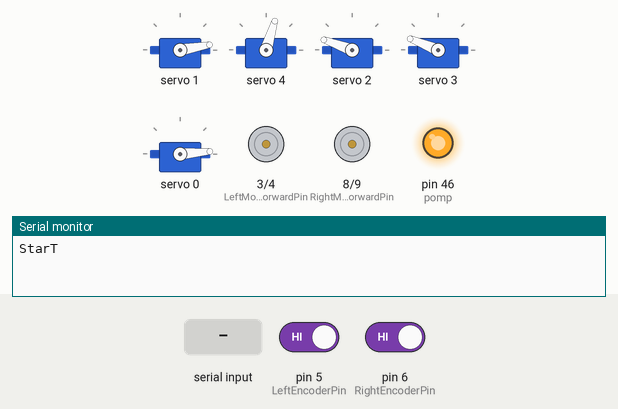
This sketch was run on a simulated Arduino Mega 2560, built with avr-gcc and run on an emulated ATmega2560. On the bench: 5 × servo, motor-driver pin pairs drawn as motors (green arrow = first pin HIGH = forward, orange = second pin HIGH = backward, longer = more drive, scaled by the enable pin), output pins drawn as LEDs (lit = HIGH), the last lines printed to the serial monitor. Inputs (shaded band) come from the test bench; at power-on: pin 5 (LeftEncoderPin) HIGH, pin 6 (RightEncoderPin) HIGH.

Above: at 2.2 s.
2.3 s: "for\n" received over Serial
3.8 s: "veseluha\n" received over Serial
At 5.0 s:
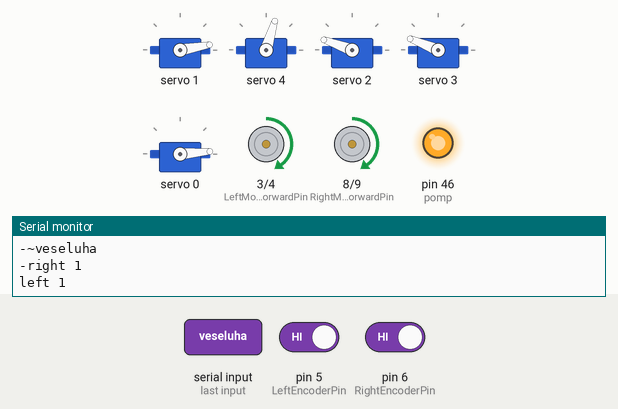
Timing chart, 0 to 6.8 s (numbered marks = the images above; inputs shaded):
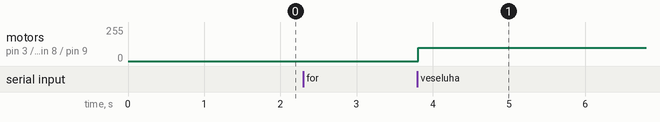

Measured:
- after the input at 3.8 s, motor on pin 3 (LeftMotorForwardPin) / pin 4 (LeftMotorBackwardPin), motor on pin 8 (RightMotorForwardPin) / pin 9 (RightMotorBackwardPin): stopped → forward 100/255 at once

The sketch:

Small_not.ino
```cpp
#include <Wire.h>
#include "PCA9685.h"

int PURPLE = 0;
int YELLOW = 1;

const int SIDE = PURPLE;

char rc;
int L = 0;
int R = 1;

PCA9685 driver;
PCA9685_ServoEvaluator pwmServo(102, 470);

int angles[5] = {0, 0, 0, 0, 0};
int pomp = 46;

#define LeftMotorBackwardPin 4
#define LeftMotorForwardPin 3
#define LeftMotorSpeedPin 2
#define LeftEncoderPin 5
#define RightMotorBackwardPin 9
#define RightMotorForwardPin 8
#define RightMotorSpeedPin 7
#define RightEncoderPin 6

String SUC = "~";  // символ успешного выполнения команды (см. api.py)
String ERR = "|";  // символ ошибки выполнения команды (см. api.py)
String REC = "-";  // символ успешного принятния команды (см. api.py)

void setup() {
  Wire.begin();
  Wire.setClock(400000);
  driver.resetDevices();
  driver.init(B000000);
  driver.setPWMFrequency(50);
  Serial.begin(9600);
  Serial.println("StarT");
  pinMode(pomp, OUTPUT);
  pinMode(LeftMotorForwardPin, OUTPUT);
  pinMode(LeftMotorBackwardPin, OUTPUT);
  pinMode(RightMotorForwardPin, OUTPUT);
  pinMode(RightMotorBackwardPin, OUTPUT);
  pinMode(LeftMotorSpeedPin, OUTPUT);
  pinMode(RightMotorSpeedPin, OUTPUT);
  pinMode(LeftEncoderPin, INPUT_PULLUP);
  pinMode(RightEncoderPin, INPUT_PULLUP);
  Serial.setTimeout(150);

  disablePomp();
  setAngle(1, 45);
  setAngle(4, 10);
  ostrich();

}

/*    Команды представленны в виде имя(параметр1, параметр2)    */

void loop() {
  //опа


  //  String in = "for(100, 100)";
  //  String cmd = split(in, '(', 0);
  //  int param1 = split(split(in, '(', 1), ',', 0).toInt();
  //  int param2 = split(split(split(split(in, '(', 1), ',', 1), ')', 0), ' ', 1).toInt();
  //  go(param1, param2);

  while (Serial.available() > 0) {  // ждём команду
    String in = String(Serial.readStringUntil('\n'));  // считывание строки
    if (in != "") {
      Serial.println(in);
      String cmd = split(in, '(', 0);  // находим имя команды
      if (cmd == "cl") {
        Serial.print(REC);
        Serial.print(SUC);
      } else if (cmd == "for") {
        Serial.print(REC);
        int param1 = split(split(in, '(', 1), ',', 0).toInt();
        int param2 = split(split(split(split(in, '(', 1), ',', 1), ')', 0), ' ', 1).toInt();
        go(param1, param2);
        Serial.print(SUC);
      } else if (cmd == "veseluha") {
        Serial.print(REC);
        veseluha();
        Serial.print(SUC);
      }

      else {
        Serial.print(cmd);
        Serial.print(REC);
        delay(100);
        Serial.print(ERR);
      }
    }
  }
}
```

Communication.ino
```cpp
String split2(String data, char separator, int index) {
  int maxIndex = data.length() - 1;
  int j = 0;
  String chunkVal = "";

  for (int i = 0; i <= maxIndex && j <= index; i++)
  {
    chunkVal.concat(data[i]);

    if (data[i] == separator)
    {
      j++;

      if (j > index)
      {
        chunkVal.trim();
        return chunkVal;
      }

      chunkVal = "";
    }
    else if ((i == maxIndex) && (j < index)) {
      chunkVal = "";
      return chunkVal;
    }
  }
}

String split(String StringToSplit, char SplitChar, int StringPartIndex) {
  StringToSplit += SplitChar;
  String originallyString = StringToSplit;
  String outString = "";
  for (int i1 = 0; i1 <= StringPartIndex; i1++)
  {
    outString = "";
    int SplitIndex = StringToSplit.indexOf(SplitChar);

    if (SplitIndex == -1)
    {
      return outString;
    }
    for (int i2 = 0; i2 < SplitIndex; i2++)
    {
      outString += StringToSplit.charAt(i2);
    }
    StringToSplit = StringToSplit.substring(StringToSplit.indexOf(SplitChar) + 1);
  }
  return outString;
}
```

Manipulator.ino
```cpp
void setAngle_(int servo_id, int angle) {
  driver.setChannelPWM(servo_id, pwmServo.pwmForAngle(angle));
}

void setAngle(int servo_id, int angle, int del) {
  if (del == 0) {
    setAngle_(servo_id, angle);
    angles[servo_id] = angle;
    return;
  }

  int prev = angles[servo_id];
  int curr = angle;

  if (prev < curr) {
    for (int a = prev; a <= curr; ++a) {
      setAngle_(servo_id, a);
      delay(del);
    }
  } else {
    for (int a = prev; a > curr; --a) {
      setAngle_(servo_id, a);
      delay(del);
    }
  }

  angles[servo_id] = curr;
}
void setAngle(int servo_id, int angle) {
  setAngle(servo_id, -angle, 0);
  angles[servo_id] = angle;
}

void startPark() {
  setAngle(1, -30);
  setAngle(2, 20);
  setAngle(3, 80);
  setAngle(4, 60);
}

void park() {
  setAngle(1, -30);
  setAngle(2, 20);
  setAngle(3, 80);
  setAngle(4, 40);
}

void straight() {
  setAngle(0, 0);
  for (int i = 1; i < 5; ++i) {
    setAngle(i, 10);
    delay(10);
  }
}

void enablePomp() {
  digitalWrite(pomp, LOW);
}

void disablePomp() {
  digitalWrite(pomp, HIGH);
}

void ostrich() {  // спрятал голову в песок
  setAngle(1, 75);
  setAngle(2, -80);
  setAngle(3, -78);
  delay(1000);
  setAngle(0, 80);
}

void smeh () {
  setAngle(0, 0);
  delay(500);
  setAngle(3, 60);
  delay(500);
  setAngle(4, -90);
  delay(500);
  setAngle(2, 90);
  delay(500);
  setAngle(1, -35);
  delay(500);
  setAngle(4, -70);
  delay(500);
}

void putUp(int dir) {
  setAngle(0, dir == L ? 20 : -12); // L - 20
  setAngle(1, -5); // L - -5
  setAngle(2, dir == L ? -20 : -25);
  setAngle(3, dir == L ? -45 : -50); //L - -45
}

void putDown(int dir) {
  setAngle(0, dir == L ? 25 : -20); // L - 20
  setAngle(1, dir == L ? 40 : 35); // L - -5
  setAngle(2, dir == L ? -90 : -90);
  setAngle(3, dir == L ? -45 : -45); //L - -45
}

void grab(int angle, double distance, double height) {
  setAngle(0, angle, 10);

  delay(400);

  double a1 = 30 + 50 * distance;
  double a2 =  0 + 50 * (1 - distance);
  double a4 = 20 + 38 * distance;

  a1 -= 10 * height;
  a4 += 10 * height;

  setAngle(4, 20);
  delay(100);
  setAngle(1, a1);
  setAngle(2, a2);
  setAngle(3, a2);
}

void grab() {
  setAngle(0, 0);
  setAngle(1, 80);
  setAngle(3, 40);
  delay(1000);
  straight();
  enablePomp();
  grab(0, 0.25, 0.9);
  delay(1000);
  straight();
  delay(1000);
}

void midPos() {
  setAngle(1, 60);
  setAngle(2, -40);
  setAngle(3, -85);
  setAngle(4, -10);
}

void takeUp() {
  setAngle(1, 35);
  setAngle(1, 0);
  setAngle(3, -45);
}

void takeDown() {
  setAngle(1, 35);
  setAngle(2, -80);
  setAngle(3, -60);
  setAngle(4, -20);
}

void kickRight() {
  disablePomp();
  setAngle(0, 20);
  delay(1000);
}

void kickLeft() {
  disablePomp();
  delay(300);
  setAngle(0, -20);
  delay(1000);
}

void zero() {
  disablePomp();
  setAngle(1, 45);
  setAngle(4, 10);
  ostrich();
}


void takeLU() {
  grab();
  midPos();
  delay(1000);
  setAngle(0, 20);
  takeUp();
  delay(1000);
  kickLeft();
  zero();
}

void takeRU() {
  grab();
  midPos();
  delay(1000);
  setAngle(0, -25);
  takeUp();
  delay(1000);
  kickRight();
  zero();
}

void takeLD() {
  grab();
  midPos();
  delay(1000);
  setAngle(0, 23);
  takeDown();
  delay(300);
  kickLeft();
  zero();
}

void takeRD() {
  enablePomp();
  grab();
  midPos();
  delay(1000);
  setAngle(0, -35);
  takeDown();
  delay(300);
  delay(300);
  kickRight();
  zero();
}

void test (){
  smeh();
}

int takeNumber = 0;
void take() {
  switch (takeNumber) {
    case 3:
      takeRU();
      break;
    case 1:
      takeLU();
      break;
    case 2:
      takeLD();
      break;
    case 0:
      takeRD();
      break;
  }
  takeNumber++;
}
```

Wheels.ino
```cpp
void veseluha () {
  go_by_encoders(30, 30, 100, 100);
  smeh();
  go_by_encoders(40, 40, 100, 100);
  go_by_encoders(-40,-40, 100, 100);
}

//
//int total_ticks = 0;
//
//void forward(int dist) {
//  int times = dist / 2;
//  total_ticks = 0;
//  for (int i = 0; i < times; i++) {
//    cf(true);
//  }
//}
//
//void cf (bool smooth) {
//  long int ticks = cm2tick(2);
//  //  analogWrite(LeftMotorSpeedPin, SIDE == PURPLE ? 90 : 60);
//  //  analogWrite(RightMotorSpeedPin, SIDE == PURPLE ? 60 : 100);
//
//  digitalWrite(LeftMotorForwardPin, HIGH);
//  digitalWrite(RightMotorForwardPin, HIGH);
//  if (!smooth) {
//    total_ticks = 0;
//  }
//  go(ticks, SIDE == PURPLE ? 200 : 120, SIDE == PURPLE ? 60 : 100, false);
//
//  digitalWrite(LeftMotorForwardPin, LOW);
//  digitalWrite(RightMotorForwardPin, LOW);
//}
//
//void c_f() {
//  int dist = 8;
//  int times = dist / 2;
//  total_ticks = 0;
//  for (int i = 0; i < times; i++) {
//    cf(false);
//  }
//}
//
//void backward(int dist) {
//
//  long int ticks = cm2tick(dist);
//  analogWrite(LeftMotorSpeedPin, 200);
//  analogWrite(RightMotorSpeedPin, 90);
//
//  digitalWrite(LeftMotorBackwardPin, HIGH);
//  digitalWrite(RightMotorBackwardPin, HIGH);
//  go(ticks, SIDE == PURPLE ? 100 : 60, SIDE == PURPLE ? 60 : 100, false);
//
//  digitalWrite(LeftMotorBackwardPin, LOW);
//  digitalWrite(RightMotorBackwardPin, LOW);
//}
//
//void backward_calib(int dist) {
//
//  analogWrite(LeftMotorSpeedPin, 200);
//  analogWrite(RightMotorSpeedPin, 90);
//
//  digitalWrite(LeftMotorBackwardPin, HIGH);
//  digitalWrite(RightMotorBackwardPin, HIGH);
//  delay(dist);
//
//  digitalWrite(LeftMotorBackwardPin, LOW);
//  digitalWrite(RightMotorBackwardPin, LOW);
//}
//
//void left(int dist) {
//
//  long int ticks = cm2tick(dist);
//  analogWrite(LeftMotorSpeedPin, 200);
//  analogWrite(RightMotorSpeedPin, 90);
//
//  digitalWrite(LeftMotorBackwardPin, HIGH);
//  digitalWrite(RightMotorForwardPin, HIGH);
//  go(ticks, SIDE == PURPLE ? 100 : 60, SIDE == PURPLE ? 60 : 100, false);
//
//  digitalWrite(LeftMotorBackwardPin, LOW);
//  digitalWrite(RightMotorForwardPin, LOW);
//}
//
//void right(int dist) {
//
//  long int ticks = cm2tick(dist);
//  analogWrite(LeftMotorSpeedPin, 200);
//  analogWrite(RightMotorSpeedPin, 90);
//
//  digitalWrite(LeftMotorForwardPin, HIGH);
//  digitalWrite(RightMotorBackwardPin, HIGH);
//  go(ticks, SIDE == PURPLE ? 100 : 60, SIDE == PURPLE ? 60 : 100, false);
//
//  digitalWrite(LeftMotorForwardPin, LOW);
//  digitalWrite(RightMotorBackwardPin, LOW);
//}
//
////long int cm2tick(float cm) {
////  cm /= 10.0;
////  float rotates = (float)cm / (float)WheelLength;
////  return rotates * TicksInRotation;
////}
//
//
//void go(int ticks, int gL, int gR, bool sm) {
//  int counter = 1;
//  int lastState = 0;
//  Serial.println(ticks);
//  int L, R, stepL = 0, stepR = 0;
//  if (sm) {
//    L = gL / 2;
//    R = gR / 2;
//    stepL = L / 5;
//    stepR = R / 5;
//    L += 20;
//    R += 20;
//  } else {
//    L = gL;
//    R = gR;
//  }
//  Serial.println(ticks);
//  while (counter <= ticks) {
//    int cur = digitalRead(RightEncoderPin);
//    if (sm) {
//      if (total_ticks <  500 && counter % 10 == 0) {
//        L += stepL;
//        R += stepR;
//      }
//    }
//    analogWrite(LeftMotorSpeedPin, L);
//    analogWrite(RightMotorSpeedPin, R);
//    if (cur != lastState) {
//      lastState = cur;
//      counter = counter + 1;
//      total_ticks++;
//    }
//    Serial.println(total_ticks);
//  }
//}
```

enemy.ino
```cpp
float TicksInRotation = 400;
float WheelLength = 4 * PI * 2;


long int cm2tick(float cm) {
  cm /= 10.0;
  float rotates = cm / WheelLength;
  return rotates * TicksInRotation;
}

void go (int L, int R) {
  digitalWrite(LeftMotorBackwardPin, L > 0 ? LOW : HIGH);
  digitalWrite(RightMotorBackwardPin, R > 0 ? LOW : HIGH);
  digitalWrite(LeftMotorForwardPin,  L > 0 ? HIGH : LOW);
  digitalWrite(RightMotorForwardPin,  R > 0 ? HIGH : LOW);
  analogWrite(LeftMotorSpeedPin, L);
  analogWrite(RightMotorSpeedPin, R);
}

void go_by_encoders (int right_need, int left_need, int L, int R) {
  int right_ticks = 0;
  int left_ticks = 0;
  int lp = 0;
  int rp = 0;
  int r_tick = 0 ;
  int l_tick = 0;

  go(L, R);
  while ((right_ticks < right_need) or (left_ticks < left_need)) {
    r_tick = digitalRead(RightEncoderPin);
    l_tick = digitalRead(LeftEncoderPin);
    if (r_tick != rp) {
      right_ticks++;
      rp = r_tick;
      Serial.print("right ");
      Serial.println(right_ticks);
    }
    if (l_tick != lp) {
      left_ticks++;
      lp = l_tick;
      Serial.print("left ");
      Serial.println(left_ticks);
    }
    if (right_ticks > right_need) go(L, 0);
    if (left_ticks > left_need) go(0, R);
  }
  go(0, 0);
}

void go_by_camera (){

}


//void setup() {
//  Serial.begin(9600);
//}
//
//void loop() {
//  while (Serial.available() > 0) {
//    String in = String(Serial.readString());
//    Serial.println(in);
//  }
//
//}
```
